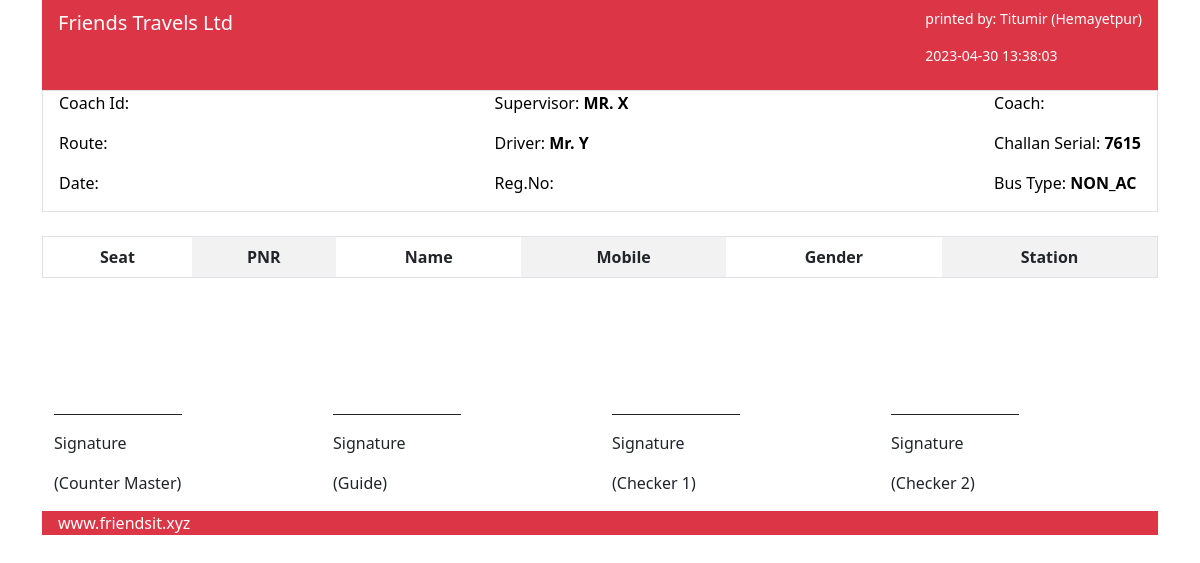
/trip_sheet.php?id=31733, run on an earlier commit of the app's database.
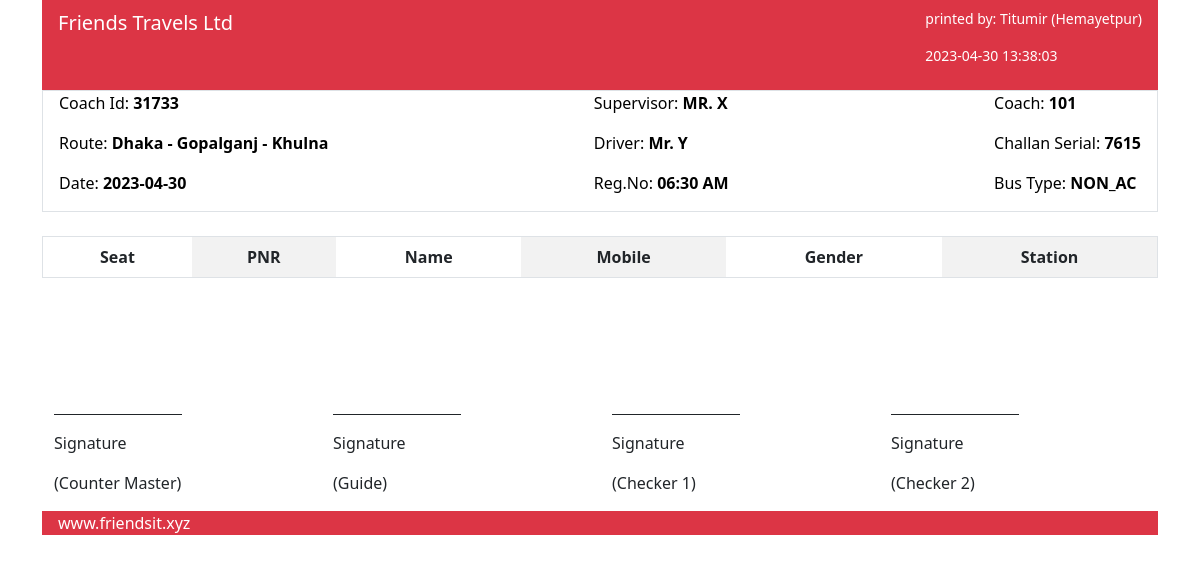
And on a later commit of the database.
### tables this page shows
CREATE TABLE `trip_status` (
  `s_no` int(255) NOT NULL,
  `id` varchar(255) NOT NULL,
  `coach_no` varchar(60) NOT NULL,
  `status` int(1) NOT NULL DEFAULT 1,
  `date` varchar(60) NOT NULL,
  `time` varchar(60) NOT NULL,
  `route` varchar(255) NOT NULL,
  `station` text NOT NULL,
  `A1` int(1) NOT NULL DEFAULT 0,
  `A2` int(1) NOT NULL DEFAULT 0,
  `A3` int(1) NOT NULL DEFAULT 0,
  `A4` int(1) NOT NULL DEFAULT 0,
  `B1` int(1) NOT NULL DEFAULT 0,
  `B2` int(1) NOT NULL DEFAULT 0,
  `B3` int(1) NOT NULL DEFAULT 0,
  `B4` int(1) NOT NULL DEFAULT 0,
  `C1` int(1) NOT NULL DEFAULT 0,
  `C2` int(1) NOT NULL DEFAULT 0,
  `C3` int(1) NOT NULL DEFAULT 0,
  `C4` int(1) NOT NULL DEFAULT 0,
  `D1` int(1) NOT NULL DEFAULT 0,
  `D2` int(1) NOT NULL DEFAULT 0,
  `d3` int(1) NOT NULL DEFAULT 0,
  `d4` int(1) NOT NULL DEFAULT 0,
  `e1` int(1) NOT NULL DEFAULT 0,
  `e2` int(1) NOT NULL DEFAULT 0,
  `e3` int(1) NOT NULL DEFAULT 0,
  `e4` int(1) NOT NULL DEFAULT 0,
  `f1` int(1) NOT NULL DEFAULT 0,
  `f2` int(1) NOT NULL DEFAULT 0,
  `f3` int(1) NOT NULL DEFAULT 0,
  `f4` int(1) NOT NULL DEFAULT 0,
  `g1` int(1) NOT NULL DEFAULT 0,
  `g2` int(1) NOT NULL DEFAULT 0,
  `g3` int(1) NOT NULL DEFAULT 0,
  `g4` int(1) NOT NULL DEFAULT 0,
  `h1` int(1) NOT NULL DEFAULT 0,
  `h2` int(1) NOT NULL DEFAULT 0,
  `h3` int(1) NOT NULL DEFAULT 0,
  `h4` int(1) NOT NULL DEFAULT 0,
  `i1` int(1) NOT NULL DEFAULT 0,
  `i2` int(1) NOT NULL DEFAULT 0,
  `i3` int(1) NOT NULL DEFAULT 0,
  `i4` int(1) NOT NULL DEFAULT 0,
  `j1` int(1) NOT NULL DEFAULT 0,
  `j2` int(1) NOT NULL DEFAULT 0,
  `j3` int(1) NOT NULL DEFAULT 0,
  `j4` int(1) NOT NULL DEFAULT 0,
  `j5` int(1) NOT NULL DEFAULT 0
);

### trip_sheet.php (the view, shortened to what this page needs)
<?php
require_once 'inc/conn.php';
if ($_SERVER['REQUEST_METHOD'] == 'GET') {
    if (isset( $_GET['id'] ) && !empty( $_GET['id'] )) {
        $coach_id = mysqli_real_escape_string( $con, $_GET['id'] );
        $query = "SELECT * FROM trip_status WHERE id = '$coach_id'";
        $result = mysqli_query( $con, $query );
        if ($result && mysqli_num_rows( $result ) > 0) {
            $row = mysqli_fetch_assoc( $result );
        }
        else {
        }
    }
    else {
    }
}
?>
<!DOCTYPE html>
<html lang="en">
<head>
    <link href="https://cdn.jsdelivr.net/npm/bootstrap@5.3.0-alpha3/dist/css/bootstrap.min.css" rel="stylesheet"
>
</head>
<body>
    <div class="container">
        <div class="bg-danger" style="width: 100%;">
            <div class="d-flex justify-content-between text-white px-3 py-2">
                <p class="font-weight-bold" style="font-size: 20px;">Friends Travels Ltd</p>
                <div>
                    <p class="font-weight-bold" style="font-size: 14px;">printed by: Titumir (Hemayetpur)</p>
                    <p class="font-weight-bold" style="font-size: 14px; margin-top: 5px;">
                        <?php echo date( "Y-m-d H:i:s" ); ?></p>
                </div>
            </div>
        </div>
        <div>
            <div class="d-flex border justify-content-between text-black px-3">
                <div>
                    <p>Coach Id: <span class="fw-bold"><?php echo $row['id']; ?></span></p>
                    <p>Route: <span class="fw-bold"><?php echo $row['route']; ?></span></p>
                    <p>Date: <span class="fw-bold"><?php echo $row['date']; ?></span></p>
                </div>
                <div>
                    <p>Supervisor: <span class="fw-bold">MR. X</span></p>
                    <p>Driver: <span class="fw-bold">Mr. Y</span></p>
                    <p>Reg.No: <span class="fw-bold"><?php echo $row['time']; ?></span></p>
                </div>
                <div>
                    <p>Coach: <span class="fw-bold"><?php echo $row['coach_no']; ?></span></p>
                    <p>Challan Serial: <span class="fw-bold"><?php echo rand( 1000, 9999 ); ?></span></p>
                    <p>Bus Type: <span class="fw-bold">NON_AC</span></p>
                </div>
            </div>
            <br>
            <table class="table table-striped-columns border text-center">
                <thead>
                    <tr>
                        <th scope="col">Seat</th>
                        <th scope="col">PNR</th>
                        <th scope="col">Name</th>
                        <th scope="col">Mobile</th>
                        <th scope="col">Gender</th>
                        <th scope="col">Station</th>
                    </tr>
                </thead>
            </table>
            <br><br><br><br>
            <div class="container mt-4">
                <div class="row">
                    <div class="col-md-3">
                        <div class="border-top border-1 border-dark w-50"></div>
                        <p class="mt-3 text-dark">Signature</p>
                        <p class="mt-3 text-dark">(Counter Master)</p>
                    </div>
                    <div class="col-md-3">
                        <div class="border-top border-1 border-dark w-50"></div>
                        <p class="mt-3 text-dark">Signature</p>
                        <p class="mt-3 text-dark">(Guide)</p>
                    </div>
                    <div class="col-md-3">
                        <div class="border-top border-1 border-dark w-50"></div>
                        <p class="mt-3 text-dark">Signature</p>
                        <p class="mt-3 text-dark">(Checker 1)</p>
                    </div>
                    <div class="col-md-3">
                        <div class="border-top border-1 border-dark w-50"></div>
                        <p class="mt-3 text-dark">Signature</p>
                        <p class="mt-3 text-dark">(Checker 2)</p>
                    </div>
                </div>
            </div>
        </div>
        <div class="bg-danger">
            <div class="d-flex justify-content-between align-items-center text-white px-3">
                <a href="https://friendsit.xyz/" class="font-weight-bold text-white text-decoration-none"
                    target="_blank">
                    www.friendsit.xyz
                </a>
            </div>
        </div>
    </div>
</body>
</html>

What changed in the data, as far as the page shows it:
added trip_status: id "31733", route "Dhaka - Gopalganj - Khulna", date "2023-04-30", time "06:30 AM", coach_no "101"
